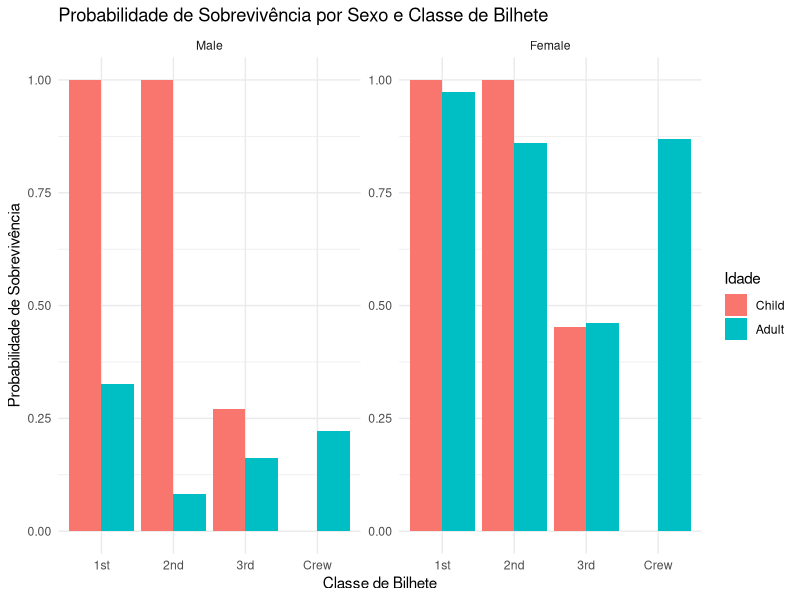

Source code (R):
## ---- chunk 1
knitr::opts_chunk$set(echo = TRUE)
## ---- chunk 2

left_part <- matrix(c(1, 2, 5, 2, 5, 7, 3, 9, 8), nrow = 3)
left_part

right_part <- matrix(c(20, 100, 200))
right_part

det(left_part)


resultado <- solve(left_part, right_part)
resultado
## ---- chunk 3

z <- factor(c("p", "q", "p", "r", "q"))
z

levels(z)[levels(z) == "p"] <- "w"
z


## ---- chunk 4
set.seed(666) 
s1 <- factor(sample(letters, size=5, replace=TRUE)) 
s2 <- factor(sample(letters, size=5, replace=TRUE)) 
s1
s2

v_concatenado <- factor(c(as.character(s1), as.character(s2)))

v_concatenado
## ---- chunk 5
data(iris)

breaks <- c(4.3, 5.02, 5.74, 6.46, 7.18, 7.9)

iris$Sepal.Length.Category <- cut(iris$Sepal.Length, breaks=breaks, include.lowest=TRUE)

table(iris$Sepal.Length.Category)

## ---- chunk 6
iris$Sepal.Length.menorque5 <- iris$Sepal.Length < 5

tabela_contingencia <- table(iris$Sepal.Length.menorque5, iris$Species)

print(tabela_contingencia)
## ---- chunk 7
respostas <- factor(c("Concordo", "Concordo", 
"Concordo fortemente", "Discordo", "Concordo"))
respostas

levels(respostas) <- c(levels(respostas), "Discordo fortemente")

respostas <- factor(respostas, levels = c("Concordo fortemente", "Concordo", "Discordo", "Discordo fortemente"))

print(respostas)
levels(respostas)


## ---- chunk 8
x <- factor(c("alto", "baixo", "médio", "alto", "alto", "baixo", "médio"))

levels_x <- levels(x)

levels_table <- data.frame(levels = levels_x, value = seq_along(levels_x))

print(levels_table)


## ---- chunk 9
p <- c(2, 7, 8)

q <- c("A", "B", "C")

x <- list(p, q)

x[2]
## ---- chunk 10

w <- c(2, 7, 8)
v <- c("A", "B", "C")
x <- list(w, v)
index <- which(x[[2]] == "A")
x[[2]][index] <- "K"
print(x)

## ---- chunk 11

a <- list("x" = 5, "y" = 10, "z" = 15)

s <- sum(as.numeric(a))
print(s)

## ---- chunk 12
nova <- list(a = 1:10, b = "Férias" , c = "Olá")

nova$a <- nova$a + 1

print(nova)

## ---- chunk 13

b <- list(a  = 1:10, c = "Olá", d = "AA")
resposta <- b$a[-2]
print(resposta)

## ---- chunk 14

x <- list(a = 5:10, c = "Olá", d = "AA")

x$z <- "Novo item"

print(x)
## ---- chunk 15

y <- list(1:10, "string", 666)

names(y) <- c("um", "dois", "três")

print(y)

## ---- chunk 16
x <- list(y = 1:10, t = "Olá", f = "TT", r = 5:20)

comprimento <- length(x$r)

print(comprimento)
## ---- chunk 17
df.A <- data.frame(var1 = 1:5,  var2 = LETTERS[1:5]) 
df.B <- data.frame(var1 = 6:10, var2 = LETTERS[6:10]) 
var3 <- 11:20

## ---- chunk 18
df.res <- rbind(df.A, df.B)

print(df.res)
## ---- chunk 19
classes <- sapply(df.res, class)

print(classes)
## ---- chunk 20

df.A2 <- data.frame(var1 = 1:6,  var2 = LETTERS[1:6])

df.res2 <- rbind(df.A2, df.B)

print(df.res2)

## ---- chunk 21

df.res <- cbind(df.res, var3)

print(df.res)

## ---- chunk 22

df.res <- df.res[, c("var1", "var3", "var2")]
print(df.res)

## ---- chunk 23

is.data.frame(state.x77)

state.x77 <- as.data.frame(state.x77)
 
is.data.frame(state.x77) 
## ---- chunk 24

names(state.x77)

renda_inferior_4300 <- state.x77[state.x77$Income < 4300, ]

numero_estados <- nrow(renda_inferior_4300)

numero_estados

## ---- chunk 25

names_data <- data.frame(names = rownames(state.x77), state.x77)

estado_maior_renda <- names_data[names_data$Income == max(names_data$Income), ]

estado_maior_renda$names
## ---- chunk 26
state <- data.frame(
  state.abb,
  state.area,
  state.division,
  state.name,
  state.region
  
)

print(state)
## ---- chunk 27
estados <- cbind(state, state.x77)

print(estados)

## ---- chunk 28

rename_columns <- function(colnames) {
  sapply(colnames, function(name) {
    parts <- unlist(strsplit(name, "\\."))
    if (length(parts) > 1) {
      return(substr(parts[2], 1, 3)) 
    } else {
      return(substr(name, 1, 3)) 
    }
  })
}

new_colnames <- rename_columns(colnames(estados))
colnames(estados) <- new_colnames

print(estados)
## ---- chunk 29

estados$div <- NULL

print(estados)
## ---- chunk 30

estados.a <- estados[, (names(estados) %in% c("Lif", "HS ", "Fro", "abb", "are"))]
estados <- estados[, !(names(estados) %in% c("Lif", "HS ", "Fro", "abb", "are"))]


print(estados)

print(estados.a)

## ---- chunk 31

as.numeric(estados$Ill)

intervals <- c(0, 1, 2, Inf)
labels <- c("baixo", "algum", "alto")

estados$Ill <- cut(estados$Ill, breaks = intervals, labels = labels, right = FALSE)


print(estados)
## ---- chunk 32
maior <- 0

length(estados$Ill)

for(i in 1:50){
  
  if(estados$reg[i] == "West" && estados$Ill[i] == "baixo"){
    if(estados$Inc[i] > maior){
      maior <- estados$Inc[i]
      nome <- estados$nam[i]
    }
  }
}
cat("O estado do Oeste cujo índice de analfabetismo é baixo com a maior renda é",nome,",com uma renda de",maior,".")

## ---- chunk 33
is.data.frame(Titanic)

Titanic_df <- as.data.frame(as.table(Titanic))
sobreviventes <- Titanic_df$Freq[Titanic_df$Survived == "Yes"]
mortos <- Titanic_df$Freq[Titanic_df$Survived == "No"]

sobreviventes <- sum(sobreviventes)
mortos <- sum(mortos)
total_passageiros <- sum(Titanic)
taxa_sobrevivencia <- (sobreviventes/total_passageiros) * 100 

cat("Segundo o dataset Titanic, haviam",total_passageiros,"passageiros no Titanic.",sobreviventes,"sobreviveram ao acidente, e", mortos,"faleceram.Ou seja, o acidente possui uma taxa de sobrevivência igual a",taxa_sobrevivencia,"%.")
## ---- chunk 34
as.data.frame(Titanic_df)


contagem_sexo <- xtabs(Freq ~ Sex, data = as.data.frame(Titanic))
print(contagem_sexo)

contagem_sexo_classe <- xtabs(Freq ~ Sex + Class, data = as.data.frame(Titanic))

print(contagem_sexo_classe)


## ---- chunk 35
is.data.frame(Titanic_df)

contagem_sexo_sobreviventes <- xtabs(Freq ~ Sex + Survived, data = Titanic_df)
print(contagem_sexo_sobreviventes)

freq_homens_sobreviventes <- (367 / 1731) * 100
freq_mulheres_sobreviventes <- (344 / 470) *100

print(freq_homens_sobreviventes)
print(freq_mulheres_sobreviventes)

## ---- chunk 36

idade_classe_bilhete <- xtabs(Freq ~ Age + Class + Sex, data = Titanic_df)

print(idade_classe_bilhete)

## ---- chunk 37

library(ggplot2)

data("Titanic")

Titanic_df <- as.data.frame(Titanic)

probabilidade_sobrevivencia <- aggregate(Freq ~ Sex + Class + Age, data = Titanic_df[Titanic_df$Survived == "Yes", ], FUN = sum)
probabilidade_total <- aggregate(Freq ~ Sex + Class + Age, data = Titanic_df, FUN = sum)
probabilidade_sobrevivencia <- merge(probabilidade_sobrevivencia, probabilidade_total, by = c("Sex", "Class", "Age"))
probabilidade_sobrevivencia$Probabilidade <- probabilidade_sobrevivencia$Freq.x / probabilidade_sobrevivencia$Freq.y

ggplot(probabilidade_sobrevivencia, aes(x = Class, y = Probabilidade, fill = Age)) +
  geom_bar(stat = "identity", position = "dodge") +
  facet_wrap(~ Sex, scales = "free_y") +
  labs(x = "Classe de Bilhete", y = "Probabilidade de Sobrevivência", fill = "Idade") +
  ggtitle("Probabilidade de Sobrevivência por Sexo e Classe de Bilhete") +
  theme_minimal()


